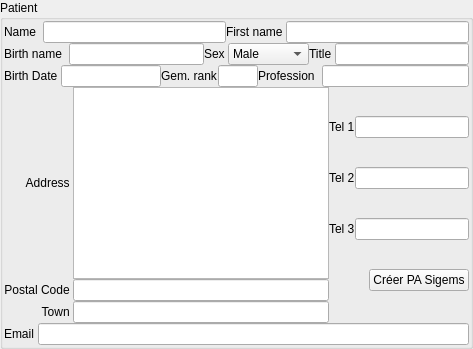
             <widget class="QGroupBox" name="groupBoxPatient">
              <property name="font">
               <font>
                <weight>50</weight>
                <bold>false</bold>
               </font>
              </property>
              <property name="title">
               <string>Patient</string>
              </property>
              <property name="flat">
               <bool>false</bool>
              </property>
              <property name="checkable">
               <bool>false</bool>
              </property>
              <layout class="QGridLayout">
               <property name="margin">
                <number>1</number>
               </property>
               <property name="spacing">
                <number>0</number>
               </property>
               <item row="0" column="0">
                <layout class="QGridLayout" name="layoutyogourt_1">
                 <item row="0" column="0">
                  <widget class="QLabel" name="label_nom">
                   <property name="font">
                    <font>
                     <pointsize>9</pointsize>
                    </font>
                   </property>
                   <property name="text">
                    <string>Name  </string>
                   </property>
                   <property name="buddy">
                    <cstring>lineEdit_NomDossier</cstring>
                   </property>
                  </widget>
                 </item>
                 <item row="0" column="1">
                  <widget class="C_QLineEdit" name="lineEdit_NomDossier"/>
                 </item>
                 <item row="0" column="2">
                  <widget class="QLabel" name="label_prenom">
                   <property name="font">
                    <font>
                     <pointsize>9</pointsize>
                    </font>
                   </property>
                   <property name="text">
                    <string>First name </string>
                   </property>
                   <property name="buddy">
                    <cstring>lineEdit_PrenomDossier</cstring>
                   </property>
                  </widget>
                 </item>
                 <item row="0" column="3">
                  <widget class="C_QLineEdit" name="lineEdit_PrenomDossier"/>
                 </item>
                </layout>
               </item>
               <item row="2" column="0">
                <layout class="QGridLayout" name="layoutyogourt_0">
                 <item row="0" column="4">
                  <widget class="QLabel" name="label_rangem">
                   <property name="font">
                    <font>
                     <pointsize>9</pointsize>
                    </font>
                   </property>
                   <property name="text">
                    <string>Gem. rank</string>
                   </property>
                  </widget>
                 </item>
                 <item row="0" column="6">
                  <widget class="QLabel" name="label_profession">
                   <property name="font">
                    <font>
                     <pointsize>9</pointsize>
                    </font>
                   </property>
                   <property name="text">
                    <string>Profession  </string>
                   </property>
                   <property name="buddy">
                    <cstring>lineEdit_Profession</cstring>
                   </property>
                  </widget>
                 </item>
                 <item row="0" column="7">
                  <widget class="C_QLineEdit" name="lineEdit_Profession"/>
                 </item>
                 <item row="0" column="1">
                  <widget class="C_QLineEdit" name="lineEdit_DtNss">
                   <property name="maximumSize">
                    <size>
                     <width>100</width>
                     <height>16777215</height>
                    </size>
                   </property>
                   <property name="toolTip">
                    <string>Format: dd-mm-aaaa</string>
                   </property>
                   <property name="whatsThis">
                    <string>to define for best control</string>
                   </property>
                  </widget>
                 </item>
                 <item row="0" column="5">
                  <widget class="C_QLineEdit" name="lineEdit_RangGeme">
                   <property name="maximumSize">
                    <size>
                     <width>40</width>
                     <height>16777215</height>
                    </size>
                   </property>
                   <property name="toolTip">
                    <string>1 for first twin, 2 for second</string>
                   </property>
                   <property name="whatsThis">
                    <string>to define for best control</string>
                   </property>
                  </widget>
                 </item>
                 <item row="0" column="0">
                  <widget class="QLabel" name="label_dtnss">
                   <property name="font">
                    <font>
                     <pointsize>9</pointsize>
                    </font>
                   </property>
                   <property name="text">
                    <string>Birth Date </string>
                   </property>
                  </widget>
                 </item>
                </layout>
               </item>
               <item row="3" column="0">
                <layout class="QGridLayout" name="layoutyogourt_9">
                 <item row="0" column="1">
                  <layout class="QGridLayout" name="layoutyogourt_8">
                   <item row="0" column="0">
                    <layout class="QGridLayout" name="layoutyogourt_7">
                     <item row="0" column="0">
                      <widget class="QLabel" name="label_adresse">
                       <property name="font">
                        <font>
                         <pointsize>9</pointsize>
                        </font>
                       </property>
                       <property name="text">
                        <string>Address </string>
                       </property>
                       <property name="alignment">
                        <set>Qt::AlignRight|Qt::AlignTrailing|Qt::AlignVCenter</set>
                       </property>
                       <property name="buddy">
                        <cstring>textEdit_Adresse</cstring>
                       </property>
                      </widget>
                     </item>
                     <item row="0" column="1">
                      <widget class="QTextEdit" name="textEdit_Adresse">
                       <property name="tabChangesFocus">
                        <bool>true</bool>
                       </property>
                      </widget>
                     </item>
                     <item row="1" column="0">
                      <widget class="QLabel" name="label_codepostal">
                       <property name="font">
                        <font>
                         <pointsize>9</pointsize>
                        </font>
                       </property>
                       <property name="text">
                        <string>Postal Code </string>
                       </property>
                       <property name="alignment">
                        <set>Qt::AlignRight|Qt::AlignTrailing|Qt::AlignVCenter</set>
                       </property>
                      </widget>
                     </item>
                     <item row="1" column="1">
                      <widget class="C_QLineEdit" name="lineEdit_CdPostal">
                       <property name="toolTip">
                        <string>5 numbers without space</string>
                       </property>
                       <property name="whatsThis">
                        <string>to define for best control</string>
                       </property>
                       <property name="maxLength">
                        <number>5</number>
                       </property>
                      </widget>
                     </item>
                     <item row="2" column="0">
                      <widget class="QLabel" name="label_Ville">
                       <property name="font">
                        <font>
                         <pointsize>9</pointsize>
                        </font>
                       </property>
                       <property name="text">
                        <string>Town </string>
                       </property>
                       <property name="alignment">
                        <set>Qt::AlignRight|Qt::AlignTrailing|Qt::AlignVCenter</set>
                       </property>
                       <property name="buddy">
                        <cstring>lineEditVille</cstring>
                       </property>
                      </widget>
                     </item>
                     <item row="2" column="1">
                      <widget class="C_QLineEdit" name="lineEditVille">
                       <property name="maxLength">
                        <number>30</number>
                       </property>
                      </widget>
                     </item>
                    </layout>
                   </item>
                   <item row="0" column="1">
                    <layout class="QGridLayout" name="layoutyogourt_6">
                     <property name="spacing">
                      <number>0</number>
                     </property>
                     <item row="0" column="0">
                      <layout class="QGridLayout" name="layoutyogourt_3">
                       <item row="0" column="0">
                        <widget class="QLabel" name="label_tel1">
                         <property name="font">
                          <font>
                           <pointsize>9</pointsize>
                          </font>
                         </property>
                         <property name="text">
                          <string>Tel 1</string>
                         </property>
                        </widget>
                       </item>
                       <item row="0" column="1">
                        <widget class="C_QLineEdit" name="lineEdit_Tel1">
                         <property name="maximumSize">
                          <size>
                           <width>200</width>
                           <height>16777215</height>
                          </size>
                         </property>
                         <property name="toolTip">
                          <string>10 digits with no separator</string>
                         </property>
                         <property name="whatsThis">
                          <string>to define for best control</string>
                         </property>
                         <property name="maxLength">
                          <number>30</number>
                         </property>
                        </widget>
                       </item>
                      </layout>
                     </item>
                     <item row="1" column="0">
                      <layout class="QGridLayout" name="layoutyogourt_4">
                       <item row="0" column="0">
                        <widget class="QLabel" name="label_tel2">
                         <property name="font">
                          <font>
                           <pointsize>9</pointsize>
                          </font>
                         </property>
                         <property name="text">
                          <string>Tel 2</string>
                         </property>
                        </widget>
                       </item>
                       <item row="0" column="1">
                        <widget class="C_QLineEdit" name="lineEdit_Tel2">
                         <property name="maximumSize">
                          <size>
                           <width>200</width>
                           <height>16777215</height>
                          </size>
                         </property>
                         <property name="toolTip">
                          <string>10 digits with no separator</string>
                         </property>
                         <property name="whatsThis">
                          <string>to define for best control</string>
                         </property>
                         <property name="maxLength">
                          <number>30</number>
                         </property>
                        </widget>
                       </item>
                      </layout>
                     </item>
                     <item row="2" column="0">
                      <layout class="QGridLayout" name="layoutyogourt_5">
                       <item row="0" column="0">
                        <widget class="QLabel" name="label_tel3">
                         <property name="font">
                          <font>
                           <pointsize>9</pointsize>
                          </font>
                         </property>
                         <property name="text">
                          <string>Tel 3</string>
                         </property>
                        </widget>
                       </item>
                       <item row="0" column="1">
                        <widget class="C_QLineEdit" name="lineEdit_Tel3">
                         <property name="maximumSize">
                          <size>
                           <width>200</width>
                           <height>16777215</height>
                          </size>
                         </property>
                         <property name="toolTip">
                          <string>10 digits with no separator</string>
                         </property>
                         <property name="whatsThis">
                          <string>to define for best control</string>
                         </property>
                         <property name="maxLength">
                          <number>30</number>
                         </property>
                        </widget>
                       </item>
                      </layout>
                     </item>
                     <item row="3" column="0">
                      <layout class="QGridLayout" name="gridLayout_1">
                       <item row="0" column="0">
                        <widget class="QPushButton" name="pushButton_solde">
                         <property name="sizePolicy">
                          <sizepolicy hsizetype="Fixed" vsizetype="Fixed">
                           <horstretch>0</horstretch>
                           <verstretch>0</verstretch>
                          </sizepolicy>
                         </property>
                         <property name="minimumSize">
                          <size>
                           <width>20</width>
                           <height>20</height>
                          </size>
                         </property>
                         <property name="iconSize">
                          <size>
                           <width>20</width>
                           <height>20</height>
                          </size>
                         </property>
                         <property name="flat">
                          <bool>true</bool>
                         </property>
                        </widget>
                       </item>
                       <item row="0" column="1">
                        <widget class="QPushButton" name="pushButton_SigemsPA">
                         <property name="font">
                          <font>
                           <pointsize>9</pointsize>
                          </font>
                         </property>
                         <property name="toolTip">
                          <string>Création d'une pré-admission SIGEMS</string>
                         </property>
                         <property name="text">
                          <string>Créer PA Sigems</string>
                         </property>
                        </widget>
                       </item>
                      </layout>
                     </item>
                    </layout>
                   </item>
                  </layout>
                 </item>
                 <item row="4" column="1">
                  <layout class="QGridLayout" name="layoutyogourt_2"/>
                 </item>
                </layout>
               </item>
               <item row="4" column="0">
                <layout class="QGridLayout" name="layoutyogourt_11">
                 <item row="0" column="0">
                  <widget class="QLabel" name="label_email">
                   <property name="font">
                    <font>
                     <pointsize>9</pointsize>
                    </font>
                   </property>
                   <property name="text">
                    <string>Email </string>
                   </property>
                   <property name="buddy">
                    <cstring>lineEdit_Email</cstring>
                   </property>
                  </widget>
                 </item>
                 <item row="0" column="1">
                  <widget class="C_QLineEdit" name="lineEdit_Email"/>
                 </item>
                </layout>
               </item>
               <item row="1" column="0">
                <layout class="QGridLayout" name="layoutyogourt_10">
                 <item row="0" column="0">
                  <widget class="QLabel" name="label_nomnss">
                   <property name="font">
                    <font>
                     <pointsize>9</pointsize>
                    </font>
                   </property>
                   <property name="text">
                    <string>Birth name  </string>
                   </property>
                   <property name="buddy">
                    <cstring>lineEdit_NomDeNss</cstring>
                   </property>
                  </widget>
                 </item>
                 <item row="0" column="1">
                  <widget class="C_QLineEdit" name="lineEdit_NomDeNss">
                   <property name="maxLength">
                    <number>50</number>
                   </property>
                  </widget>
                 </item>
                 <item row="0" column="4">
                  <widget class="QLabel" name="label_titre">
                   <property name="font">
                    <font>
                     <pointsize>9</pointsize>
                    </font>
                   </property>
                   <property name="text">
                    <string>Title </string>
                   </property>
                   <property name="buddy">
                    <cstring>lineEdit_Titre</cstring>
                   </property>
                  </widget>
                 </item>
                 <item row="0" column="5">
                  <widget class="C_QLineEdit" name="lineEdit_Titre"/>
                 </item>
                 <item row="0" column="3">
                  <widget class="QComboBox" name="comboBoxSexe">
                   <item>
                    <property name="text">
                     <string>Male</string>
                    </property>
                   </item>
                   <item>
                    <property name="text">
                     <string>Female</string>
                    </property>
                   </item>
                   <item>
                    <property name="text">
                     <string>Unknown</string>
                    </property>
                   </item>
                  </widget>
                 </item>
                 <item row="0" column="2">
                  <widget class="QLabel" name="label_sexe">
                   <property name="font">
                    <font>
                     <pointsize>9</pointsize>
                    </font>
                   </property>
                   <property name="text">
                    <string>Sex </string>
                   </property>
                   <property name="buddy">
                    <cstring>comboBoxSexe</cstring>
                   </property>
                  </widget>
                 </item>
                </layout>
               </item>
              </layout>
             </widget>
